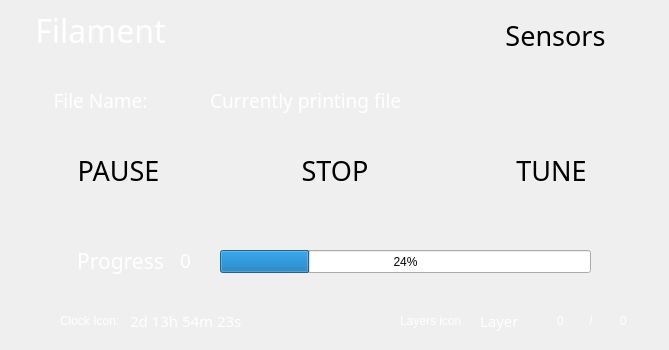
  <widget class="QWidget" name="printing_page">
   <widget class="QProgressBar" name="printing_progress_bar">
    <property name="geometry">
     <rect>
      <x>220</x>
      <y>250</y>
      <width>371</width>
      <height>23</height>
     </rect>
    </property>
    <property name="layoutDirection">
     <enum>Qt::LeftToRight</enum>
    </property>
    <property name="value">
     <number>24</number>
    </property>
   </widget>
   <widget class="QLabel" name="file_printing_text_label">
    <property name="enabled">
     <bool>true</bool>
    </property>
    <property name="geometry">
     <rect>
      <x>210</x>
      <y>80</y>
      <width>331</width>
      <height>41</height>
     </rect>
    </property>
    <property name="font">
     <font>
      <family>Montserrat</family>
      <pointsize>14</pointsize>
     </font>
    </property>
    <property name="styleSheet">
     <string notr="true">background: transparent; color: white;</string>
    </property>
    <property name="text">
     <string>Currently printing file</string>
    </property>
   </widget>
   <widget class="QLabel" name="progress_value_label">
    <property name="enabled">
     <bool>true</bool>
    </property>
    <property name="geometry">
     <rect>
      <x>180</x>
      <y>240</y>
      <width>31</width>
      <height>41</height>
     </rect>
    </property>
    <property name="font">
     <font>
      <family>Montserrat</family>
      <pointsize>14</pointsize>
     </font>
    </property>
    <property name="styleSheet">
     <string notr="true">background: transparent; color: white;</string>
    </property>
    <property name="text">
     <string>0</string>
    </property>
   </widget>
   <widget class="QLabel" name="file_name_text_label">
    <property name="geometry">
     <rect>
      <x>10</x>
      <y>80</y>
      <width>181</width>
      <height>41</height>
     </rect>
    </property>
    <property name="font">
     <font>
      <family>Momcake</family>
      <pointsize>14</pointsize>
     </font>
    </property>
    <property name="layoutDirection">
     <enum>Qt::RightToLeft</enum>
    </property>
    <property name="styleSheet">
     <string notr="true">background: transparent; color: white;</string>
    </property>
    <property name="text">
     <string>File Name:</string>
    </property>
    <property name="alignment">
     <set>Qt::AlignCenter</set>
    </property>
    <property name="class" stdset="0">
     <string>title_text</string>
    </property>
   </widget>
   <widget class="QLabel" name="progress_text_label">
    <property name="geometry">
     <rect>
      <x>30</x>
      <y>240</y>
      <width>181</width>
      <height>41</height>
     </rect>
    </property>
    <property name="font">
     <font>
      <family>Momcake</family>
      <pointsize>16</pointsize>
     </font>
    </property>
    <property name="layoutDirection">
     <enum>Qt::RightToLeft</enum>
    </property>
    <property name="styleSheet">
     <string notr="true">background: transparent; color: white;</string>
    </property>
    <property name="text">
     <string>Progress</string>
    </property>
    <property name="alignment">
     <set>Qt::AlignCenter</set>
    </property>
    <property name="class" stdset="0">
     <string>title_text</string>
    </property>
   </widget>
   <widget class="QLabel" name="printing_title_lable">
    <property name="geometry">
     <rect>
      <x>10</x>
      <y>10</y>
      <width>181</width>
      <height>41</height>
     </rect>
    </property>
    <property name="font">
     <font>
      <family>Momcake</family>
      <pointsize>24</pointsize>
     </font>
    </property>
    <property name="layoutDirection">
     <enum>Qt::RightToLeft</enum>
    </property>
    <property name="styleSheet">
     <string notr="true">background: transparent; color: white;</string>
    </property>
    <property name="text">
     <string>Filament</string>
    </property>
    <property name="alignment">
     <set>Qt::AlignCenter</set>
    </property>
    <property name="class" stdset="0">
     <string>title_text</string>
    </property>
   </widget>
   <widget class="QLabel" name="remaining_time_icon_label">
    <property name="geometry">
     <rect>
      <x>60</x>
      <y>300</y>
      <width>61</width>
      <height>41</height>
     </rect>
    </property>
    <property name="styleSheet">
     <string notr="true">background: transparent; color: white;</string>
    </property>
    <property name="text">
     <string>Clock Icon:</string>
    </property>
   </widget>
   <widget class="QLabel" name="remaining_time_text_label">
    <property name="enabled">
     <bool>true</bool>
    </property>
    <property name="geometry">
     <rect>
      <x>130</x>
      <y>300</y>
      <width>211</width>
      <height>41</height>
     </rect>
    </property>
    <property name="font">
     <font>
      <family>Montserrat</family>
      <pointsize>11</pointsize>
     </font>
    </property>
    <property name="autoFillBackground">
     <bool>false</bool>
    </property>
    <property name="styleSheet">
     <string notr="true">background: transparent; color: white;</string>
    </property>
    <property name="text">
     <string>2d 13h 54m 23s</string>
    </property>
   </widget>
   <widget class="QLabel" name="current_layer_icon_label">
    <property name="geometry">
     <rect>
      <x>400</x>
      <y>300</y>
      <width>61</width>
      <height>41</height>
     </rect>
    </property>
    <property name="styleSheet">
     <string notr="true">background: transparent; color: white;</string>
    </property>
    <property name="text">
     <string>Layers icon:</string>
    </property>
   </widget>
   <widget class="QLabel" name="current_layer_text_label">
    <property name="enabled">
     <bool>true</bool>
    </property>
    <property name="geometry">
     <rect>
      <x>480</x>
      <y>300</y>
      <width>41</width>
      <height>41</height>
     </rect>
    </property>
    <property name="font">
     <font>
      <family>Montserrat</family>
      <pointsize>11</pointsize>
     </font>
    </property>
    <property name="styleSheet">
     <string notr="true">background: transparent; color: white;</string>
    </property>
    <property name="text">
     <string>Layer</string>
    </property>
   </widget>
   <widget class="CustomQPushButton" name="sensors_menu_btn">
    <property name="geometry">
     <rect>
      <x>470</x>
      <y>10</y>
      <width>171</width>
      <height>51</height>
     </rect>
    </property>
    <property name="sizePolicy">
     <sizepolicy hsizetype="Fixed" vsizetype="Fixed">
      <horstretch>0</horstretch>
      <verstretch>0</verstretch>
     </sizepolicy>
    </property>
    <property name="minimumSize">
     <size>
      <width>90</width>
      <height>30</height>
     </size>
    </property>
    <property name="font">
     <font>
      <family>Momcake</family>
      <pointsize>20</pointsize>
      <italic>false</italic>
      <stylestrategy>PreferAntialias</stylestrategy>
     </font>
    </property>
    <property name="mouseTracking">
     <bool>false</bool>
    </property>
    <property name="tabletTracking">
     <bool>true</bool>
    </property>
    <property name="contextMenuPolicy">
     <enum>Qt::NoContextMenu</enum>
    </property>
    <property name="layoutDirection">
     <enum>Qt::LeftToRight</enum>
    </property>
    <property name="styleSheet">
     <string notr="true"/>
    </property>
    <property name="text">
     <string>Sensors</string>
    </property>
    <property name="autoDefault">
     <bool>false</bool>
    </property>
    <property name="flat">
     <bool>true</bool>
    </property>
    <property name="class" stdset="0">
     <string>menu_btn</string>
    </property>
    <property name="borderLeftPixmap" stdset="0">
     <pixmap resource="resources/button_resources.qrc">:/button_borders/media/buttons/btn_part1.svg</pixmap>
    </property>
    <property name="borderCenterPixmap" stdset="0">
     <pixmap resource="resources/button_resources.qrc">:/button_borders/media/buttons/btn_part2.svg</pixmap>
    </property>
    <property name="borderRightPixmap" stdset="0">
     <pixmap resource="resources/button_resources.qrc">:/button_borders/media/buttons/btn_part3.svg</pixmap>
    </property>
   </widget>
   <widget class="QFrame" name="printButtonFrame">
    <property name="geometry">
     <rect>
      <x>10</x>
      <y>140</y>
      <width>650</width>
      <height>60</height>
     </rect>
    </property>
    <property name="sizePolicy">
     <sizepolicy hsizetype="Fixed" vsizetype="Fixed">
      <horstretch>0</horstretch>
      <verstretch>0</verstretch>
     </sizepolicy>
    </property>
    <property name="minimumSize">
     <size>
      <width>650</width>
      <height>60</height>
     </size>
    </property>
    <property name="frameShape">
     <enum>QFrame::NoFrame</enum>
    </property>
    <property name="frameShadow">
     <enum>QFrame::Plain</enum>
    </property>
    <property name="lineWidth">
     <number>0</number>
    </property>
    <layout class="QHBoxLayout" name="horizontalLayout">
     <property name="spacing">
      <number>0</number>
     </property>
     <property name="leftMargin">
      <number>0</number>
     </property>
     <property name="topMargin">
      <number>0</number>
     </property>
     <property name="rightMargin">
      <number>0</number>
     </property>
     <property name="bottomMargin">
      <number>0</number>
     </property>
     <item>
      <widget class="CustomQPushButton" name="pause_printing_btn">
       <property name="minimumSize">
        <size>
         <width>210</width>
         <height>60</height>
        </size>
       </property>
       <property name="font">
        <font>
         <family>Momcake</family>
         <pointsize>20</pointsize>
         <italic>false</italic>
         <stylestrategy>PreferAntialias</stylestrategy>
        </font>
       </property>
       <property name="mouseTracking">
        <bool>false</bool>
       </property>
       <property name="tabletTracking">
        <bool>true</bool>
       </property>
       <property name="contextMenuPolicy">
        <enum>Qt::NoContextMenu</enum>
       </property>
       <property name="layoutDirection">
        <enum>Qt::LeftToRight</enum>
       </property>
       <property name="styleSheet">
        <string notr="true"/>
       </property>
       <property name="text">
        <string>PAUSE</string>
       </property>
       <property name="autoDefault">
        <bool>false</bool>
       </property>
       <property name="flat">
        <bool>true</bool>
       </property>
       <property name="class" stdset="0">
        <string>menu_btn</string>
       </property>
       <property name="borderLeftPixmap" stdset="0">
        <pixmap resource="resources/button_resources.qrc">:/button_borders/media/buttons/btn_part1.svg</pixmap>
       </property>
       <property name="borderCenterPixmap" stdset="0">
        <pixmap resource="resources/button_resources.qrc">:/button_borders/media/buttons/btn_part2.svg</pixmap>
       </property>
       <property name="borderRightPixmap" stdset="0">
        <pixmap resource="resources/button_resources.qrc">:/button_borders/media/buttons/btn_part3.svg</pixmap>
       </property>
      </widget>
     </item>
     <item>
      <widget class="CustomQPushButton" name="stop_printing_btn">
       <property name="minimumSize">
        <size>
         <width>210</width>
         <height>60</height>
        </size>
       </property>
       <property name="font">
        <font>
         <family>Momcake</family>
         <pointsize>20</pointsize>
         <italic>false</italic>
         <stylestrategy>PreferAntialias</stylestrategy>
        </font>
       </property>
       <property name="mouseTracking">
        <bool>false</bool>
       </property>
       <property name="tabletTracking">
        <bool>true</bool>
       </property>
       <property name="contextMenuPolicy">
        <enum>Qt::NoContextMenu</enum>
       </property>
       <property name="layoutDirection">
        <enum>Qt::LeftToRight</enum>
       </property>
       <property name="styleSheet">
        <string notr="true"/>
       </property>
       <property name="text">
        <string>STOP</string>
       </property>
       <property name="autoDefault">
        <bool>false</bool>
       </property>
       <property name="flat">
        <bool>true</bool>
       </property>
       <property name="class" stdset="0">
        <string>menu_btn</string>
       </property>
       <property name="borderLeftPixmap" stdset="0">
        <pixmap resource="resources/button_resources.qrc">:/button_borders/media/buttons/btn_part1.svg</pixmap>
       </property>
       <property name="borderCenterPixmap" stdset="0">
        <pixmap resource="resources/button_resources.qrc">:/button_borders/media/buttons/btn_part2.svg</pixmap>
       </property>
       <property name="borderRightPixmap" stdset="0">
        <pixmap resource="resources/button_resources.qrc">:/button_borders/media/buttons/btn_part3.svg</pixmap>
       </property>
      </widget>
     </item>
     <item>
      <widget class="CustomQPushButton" name="tune_menu_btn">
       <property name="minimumSize">
        <size>
         <width>210</width>
         <height>60</height>
        </size>
       </property>
       <property name="font">
        <font>
         <family>Momcake</family>
         <pointsize>20</pointsize>
         <italic>false</italic>
         <stylestrategy>PreferAntialias</stylestrategy>
        </font>
       </property>
       <property name="mouseTracking">
        <bool>false</bool>
       </property>
       <property name="tabletTracking">
        <bool>true</bool>
       </property>
       <property name="contextMenuPolicy">
        <enum>Qt::NoContextMenu</enum>
       </property>
       <property name="layoutDirection">
        <enum>Qt::LeftToRight</enum>
       </property>
       <property name="styleSheet">
        <string notr="true"/>
       </property>
       <property name="text">
        <string>TUNE</string>
       </property>
       <property name="autoDefault">
        <bool>false</bool>
       </property>
       <property name="flat">
        <bool>true</bool>
       </property>
       <property name="class" stdset="0">
        <string>menu_btn</string>
       </property>
       <property name="borderLeftPixmap" stdset="0">
        <pixmap resource="resources/button_resources.qrc">:/button_borders/media/buttons/btn_part1.svg</pixmap>
       </property>
       <property name="borderCenterPixmap" stdset="0">
        <pixmap resource="resources/button_resources.qrc">:/button_borders/media/buttons/btn_part2.svg</pixmap>
       </property>
       <property name="borderRightPixmap" stdset="0">
        <pixmap resource="resources/button_resources.qrc">:/button_borders/media/buttons/btn_part3.svg</pixmap>
       </property>
      </widget>
     </item>
    </layout>
   </widget>
   <widget class="QLabel" name="current_layer">
    <property name="geometry">
     <rect>
      <x>540</x>
      <y>300</y>
      <width>41</width>
      <height>41</height>
     </rect>
    </property>
    <property name="styleSheet">
     <string notr="true">background: transparent; color: white;</string>
    </property>
    <property name="text">
     <string>0</string>
    </property>
    <property name="alignment">
     <set>Qt::AlignCenter</set>
    </property>
   </widget>
   <widget class="QLabel" name="total_layer">
    <property name="geometry">
     <rect>
      <x>600</x>
      <y>300</y>
      <width>47</width>
      <height>41</height>
     </rect>
    </property>
    <property name="styleSheet">
     <string notr="true">background: transparent; color: white;</string>
    </property>
    <property name="text">
     <string>0</string>
    </property>
    <property name="alignment">
     <set>Qt::AlignCenter</set>
    </property>
   </widget>
   <widget class="QLabel" name="label_3">
    <property name="geometry">
     <rect>
      <x>581</x>
      <y>300</y>
      <width>20</width>
      <height>41</height>
     </rect>
    </property>
    <property name="styleSheet">
     <string notr="true">background: transparent; color: white;</string>
    </property>
    <property name="text">
     <string>/</string>
    </property>
    <property name="alignment">
     <set>Qt::AlignCenter</set>
    </property>
   </widget>
  </widget>
